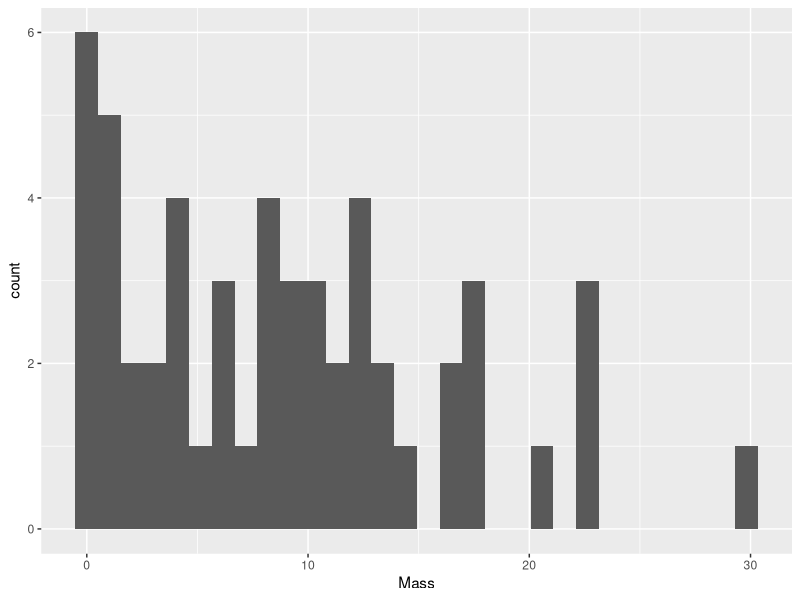
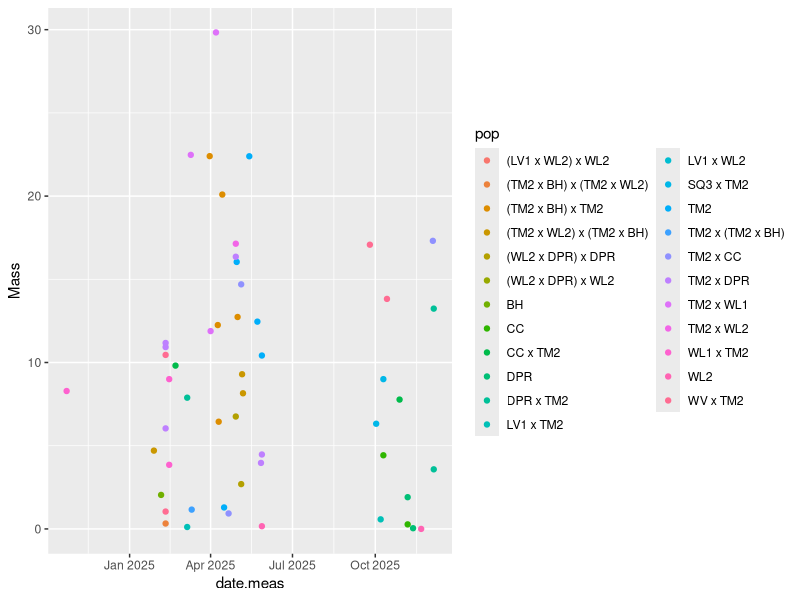
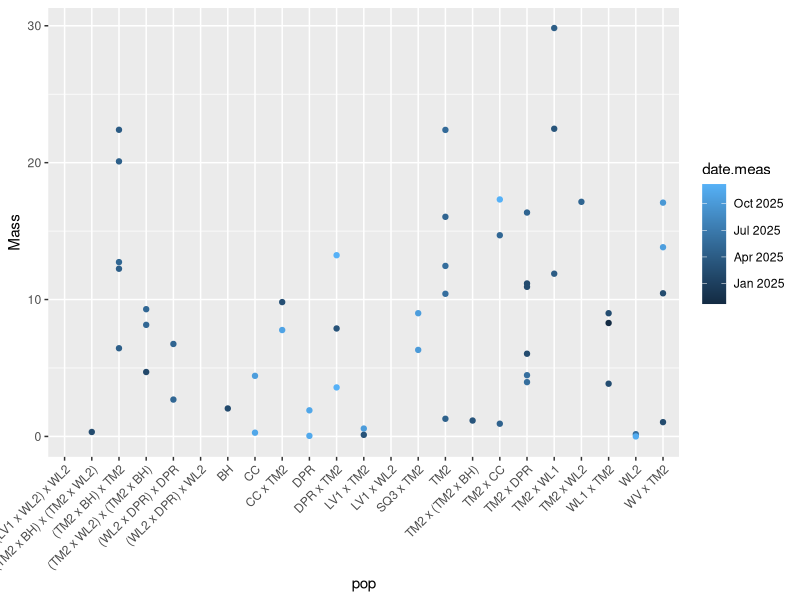
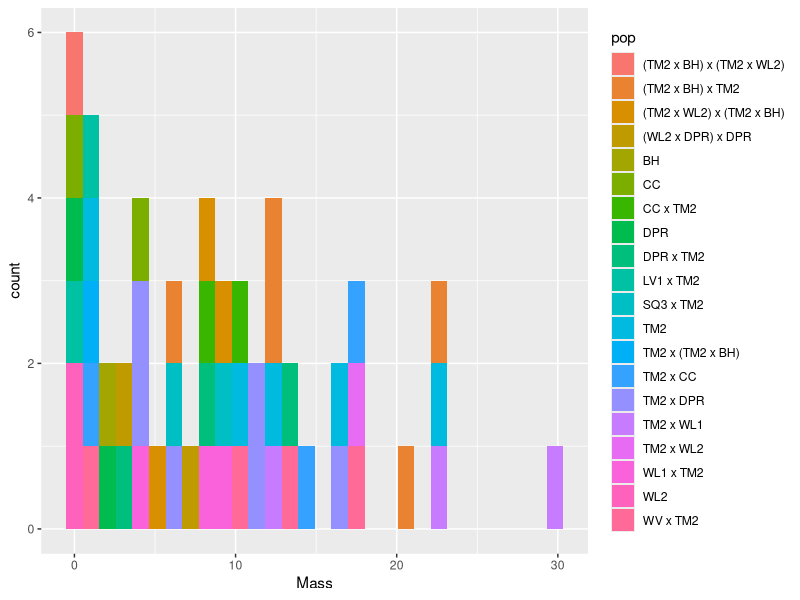
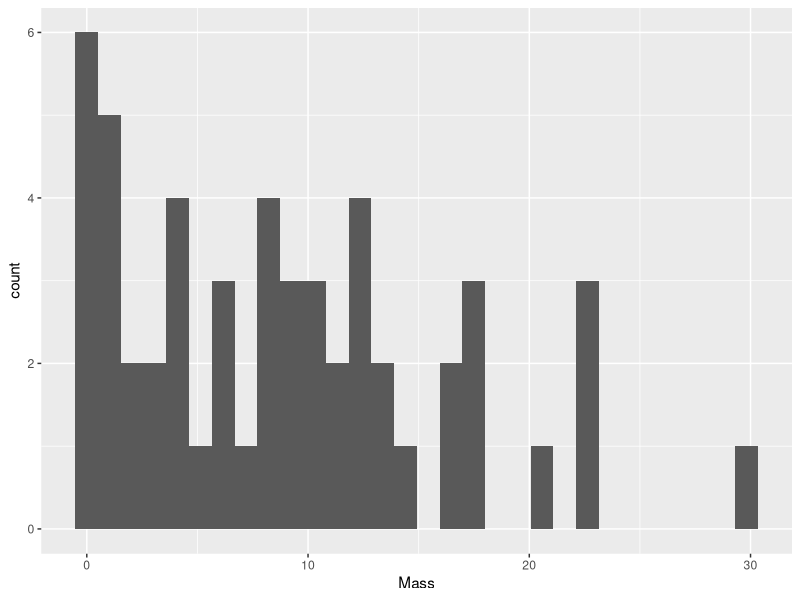
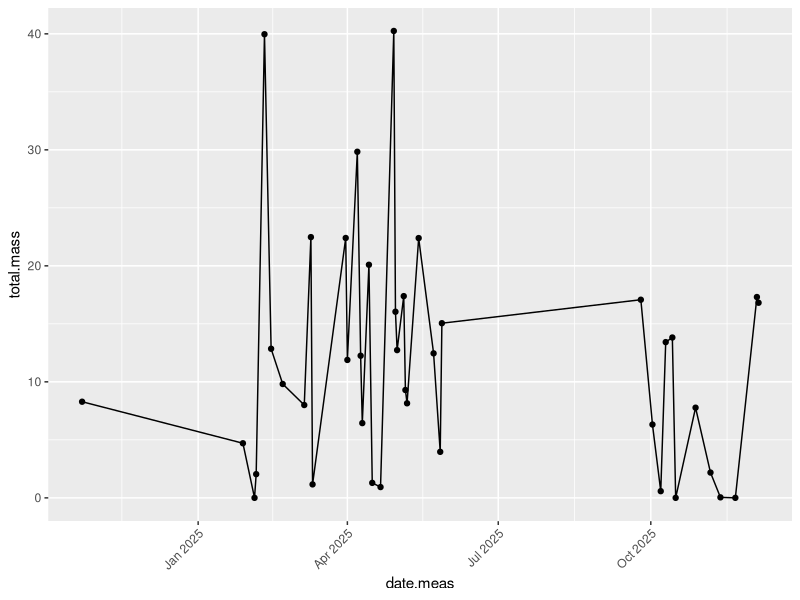
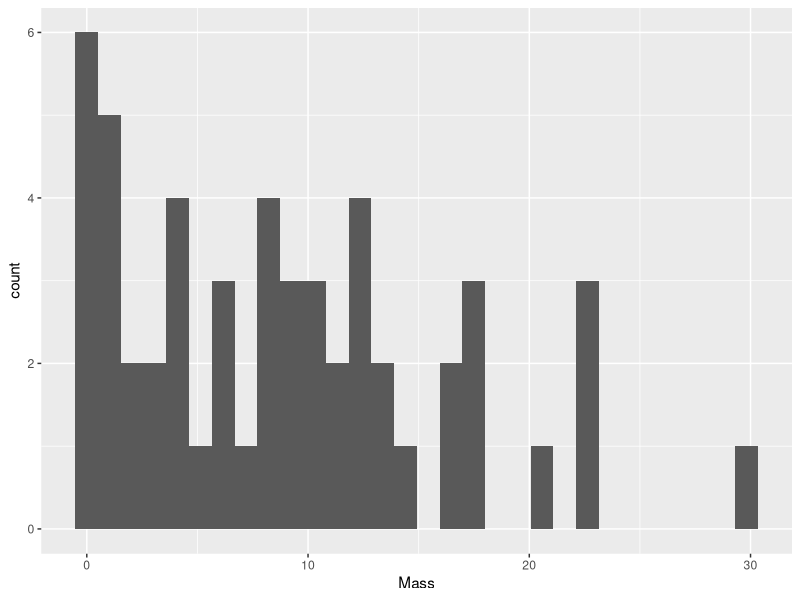
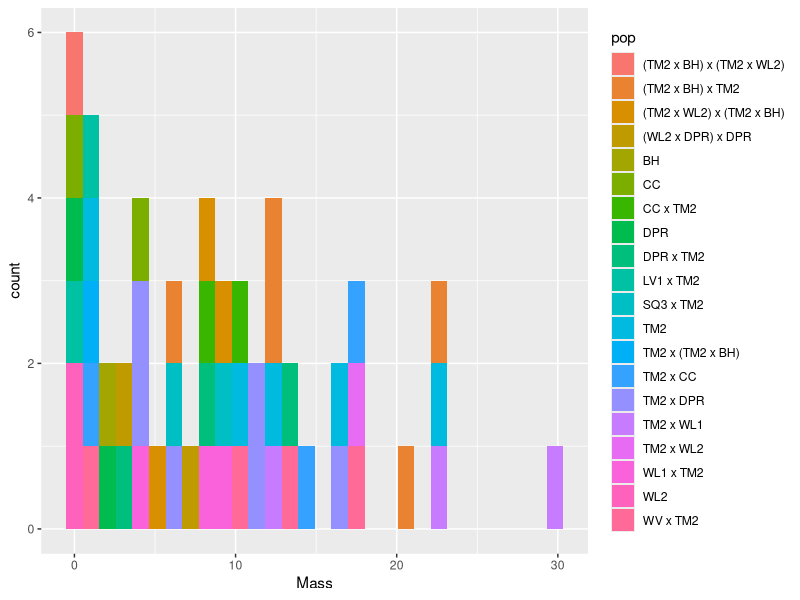

Recreate these plots in R, in order.
#load library(tidyverse)
# Read in seed mass data. read.csv()
# Make histogram plot seedmass |< ggplot(aes(Mass)) + geom_histogram()
#ggsave("figures/SeedMass_Histogram.png", units="in", width=5,height=5)

library(tidyverse)
library(stringr)
library(lubridate)
Seedmass_data <- read_csv("Data/UCD_2024_SeedMass_A1.csv") %>%
  mutate(date.meas = mdy(date.meas))

Seedmass_data |> ggplot(aes(Mass)) + geom_histogram()
ggsave("figures/SeedMass_Histogram.png", units="in", width=5,height=5)

Davis_Popcodes <- read_csv("Data/UCD_Genotypes_2023_2024.csv") %>%
  mutate(pop = str_extract(pop.id, "^[^-]+")) %>% #Create a new column with only the pop code, removing everythign after the - in the pop.id column
  rename(Plant_type = 'Plant Type') %>% #renaming the Plant type column to remove the space for easier recalling 
  select(- c("Plant_type", "pop.id", "mf", "rep", "rack", "bed", "row", "column")) #deselecting all of the columns we don't need to join

Seedmass_data <- Seedmass_data %>%
  left_join(Davis_Popcodes, by="unique.ID") #joins in the pop column from the Davis_Popcodes data set by matching the unique id's


ggplot(Seedmass_data, aes(x=date.meas, y=Mass, color=pop))+
  geom_point()

ggplot(Seedmass_data, aes(x=pop, y=Mass, color = date.meas)) +
  geom_point() +
  theme(axis.text.x = element_text(angle = 45, hjust=1))

ggplot(Seedmass_data, aes(x=Mass, fill = pop))+
  geom_histogram()
ggsave("figures/SeedMass_Histogram.png", units="in", width=5,height=5)

ggplot(Seedmass_data, aes(x=Mass, fill = date.meas))+
  geom_histogram()

Seedmass_summary <- Seedmass_data %>%
  group_by(date.meas)%>%
  summarize(total.mass = sum(Mass, na.rm = TRUE))

ggplot(Seedmass_summary, aes(x=date.meas, y=total.mass, group=1)) +
  geom_line() +
  geom_point() +
  theme(axis.text.x = element_text(angle = 45, hjust=1))
ggsave("figures/SeedMass_Variance.png")
